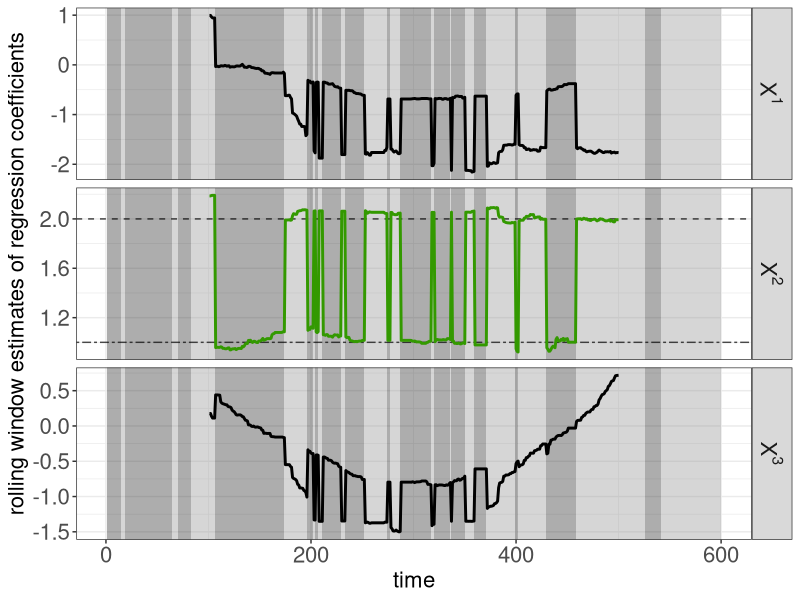

The R source for this figure:
setwd(dirname(rstudioapi::getActiveDocumentContext()$path))
library(ggplot2)
library(reshape2)
theme_set(theme_bw())

n <- 600
E <- rep(1:3, each = n/3)

set.seed(18)

Gamma <- list(matrix(c(.98, .02,
                       .1, .9), 2,2,byrow=T),
              matrix(c(.9, .1,
                       .1, .9),2,2, byrow=T),
              matrix(c(.9, .1,
                       .02, .98),2,2, byrow=T)) 

H <- rep(1, n)
for(t in 2:n){
  H[t] <- sample(1:2, size=1, prob = Gamma[[E[t]]][H[t-1],])
}

X4 <- H * rnorm(n)
X3 <- H + cos((1:n)*2*pi/n)*X4 + .5*rnorm(n)
Y <- (H==1)*(1 + X3 + .5*rnorm(n)) + (H==2)*(1 + 2*X3 + .7*rnorm(n))
X2 <- .5 - X3 + exp(-3*(1:n)/n)*Y + .7*rnorm(n)

dd <- data.frame(H=H, Y=Y, X1=X2, X2=X3, X3=X4, E=E)

d <- data.frame(value = c(X2, X3, X4, Y), 
                variable = factor(rep(c("X1", "X2", "X3", "Y"), each=n),
                                  levels = c("Y", "X1", "X2", "X3")),
                H = factor(rep(H, 4)), 
                time = rep(1:n, 4), 
                E = factor(rep(E,4)))

Y <- dd$Y; X1 <- dd$X1; X2 <- dd$X2; X3 <- dd$X3; E <- dd$E; H <- dd$H

switches <- which(H[-1]-H[-n] !=0)

rects <- data.frame(xstart = c(1,switches), xend = c(switches,n), 
                    col = factor(rep(c(1:2), n)[1:(length(switches)+1)]))

## 200 data points rolling window

step <- 200
preds <- c("X1", "X2", "X3")
beta <- c(sapply(preds, function(p){
  
  d <- data.frame(Y = dd$Y, X = dd[,p], H = dd$H)
  
  beta <- sapply((step/2+1):(n-step/2), function(i){
    #tryCatch({
      LM <- lm(Y ~ X*H, data = d[(i-step/2):(i+step/2),])
      coefficients(LM)[2] + d$H[i]*coefficients(LM)[4]
    #}, error = function(e) NA)
  })
  beta
}
))

dbeta <- data.frame(time = (step/2+1):(n-step/2), 
                    beta = beta, 
                    variable = rep(1:3, each = (n-step)),
                    H = dd$H[(step+1):n], 
                    col = rep(c("1","2","1"), each=n-step))

line.data <- data.frame(variable = c(1,1,2,2,3,3), z = c(NA, NA, 1, 2, NA, NA), w = factor(c(NA, NA, 1, 2, NA, NA)))
break.data <- data.frame(variable = c(1,1,1,2,2,2,3,3,3), z = c(-2,-1,0, 1, 1.5, 2, -1, 0, 1))

p <- ggplot() + 
  geom_rect(data = rects, aes(xmin = xstart, xmax = xend, ymin = -Inf, ymax = Inf, fill=col), alpha=.4) + 
  geom_hline(data = line.data, aes(yintercept = z, lty = w), alpha = .7) +
  geom_line(data = dbeta, aes(time, beta, col=col), size = 1) + 
  facet_grid(variable~., scales = "free", labeller = label_bquote(X ^ .(variable))) + 
  #scale_y_continuous(data = break.data, aes(breaks = z)) + 
  scale_color_manual(values = c("black", "#339900")) +
  scale_linetype_manual(values = c("twodash", "dashed")) + 
  scale_fill_manual(name = "True (unknown) latent state",
                    values = c("#333333", "#999999"), 
                    labels = c("H=1", "H=2")) + 
  ylab("rolling window estimates of regression coefficients") + 
  guides(color = "none") + 
  theme(legend.position = "none", 
        axis.text = element_text(size = 16),
        strip.text = element_text(size = 16),
        axis.title = element_text(size = 16))

pdf("fig1.pdf", width = 11, height = 6.5)
print(p)
dev.off()
